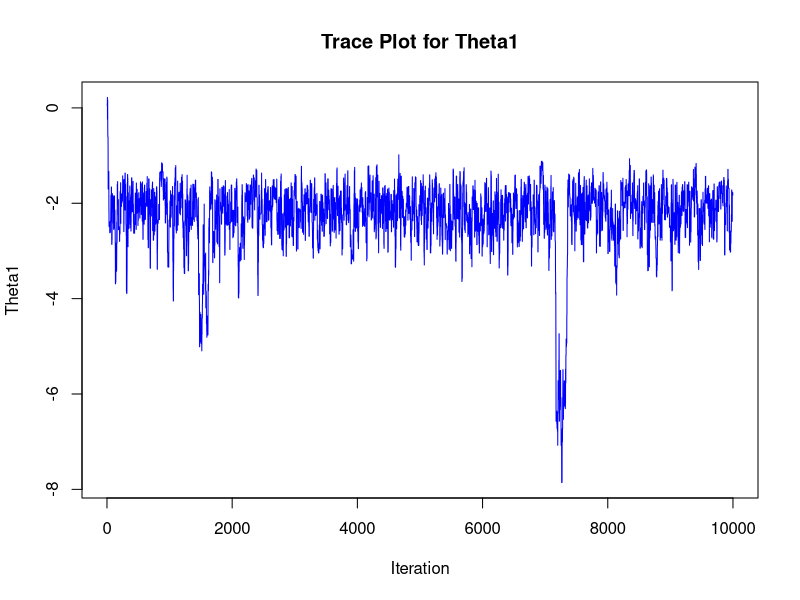
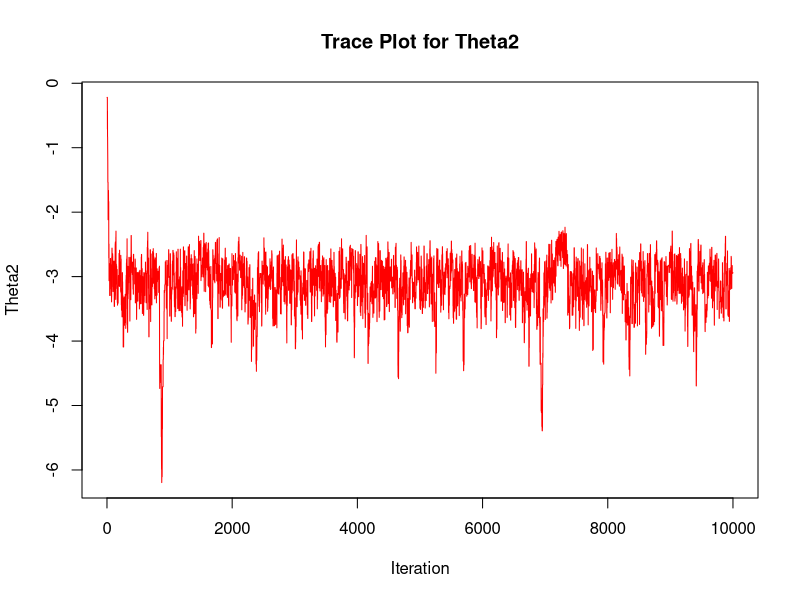
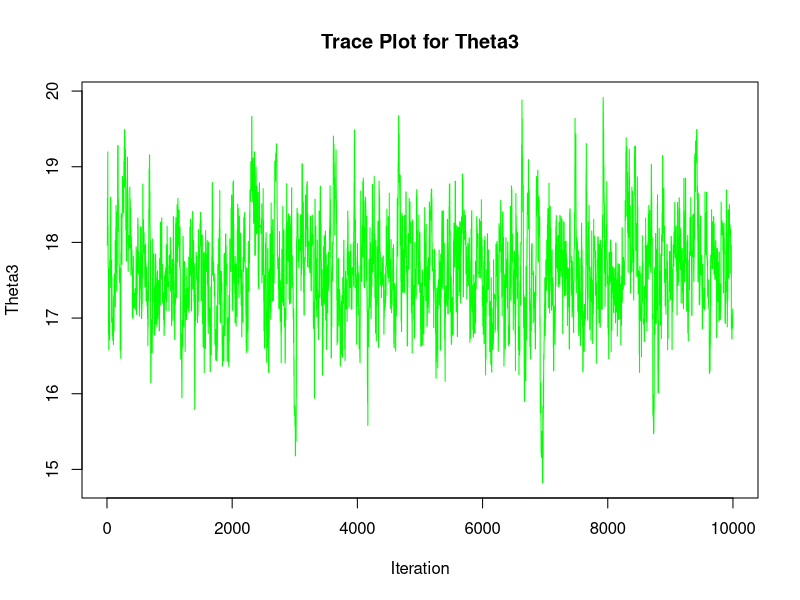

Write R code to recreate these figures, in order.

data <- read.table("./dataAssignment3.txt", header = TRUE)

#b)

log_posterior <- function(theta1, theta2, theta3, data) {
  x <- data[,1]
  y <- data[,2]
  z <- data[,3]
  
  # Compute the likelihood for each observation
  
  # due to the use of the logarithm get that 
  # log(f^z[i])) = z[i] * log(f)
  # log((1 - f)^(1 - z[i])) = (1 - z[i]) * log(1 - f)
  
  epsilon <- 1e-8  # Small constant to prevent log(0) 
  likelihoods <- sapply(1:length(x), function(i) {
    f <- (exp(exp(theta1) * x[i] + exp(theta2) * (y[i] - theta3)^2) - 1) / 
      (exp(exp(theta1) * x[i] + exp(theta2) * (y[i] - theta3)^2) + 1)
    z[i] * log(f + epsilon) + (1 - z[i]) * log(1 - f + epsilon)
  })
  
  # the product of the likelihoods of each observation log(a*b*...*N)
  # is equivalent to the sum of the log of each observation's likelihood
  # log(a) + log(b) + ... + log(N)
  return(sum(likelihoods))
}



#c)
data <- read.table("dataAssignment3.txt", header = TRUE)

# Calculate mean, standard deviation, and range for each column
mean_x <- mean(data$x)
std_dev_x <- sd(data$x)
range_x <- range(data$x)

mean_y <- mean(data$y)
std_dev_y <- sd(data$y)
range_y <- range(data$y)

mean_z <- mean(data$z)
# For binary variable z, standard deviation and range may be less informative
range_z <- range(data$z)

# Print the calculated values
print(paste("Mean of x:", mean_x, "Standard Deviation of x:", std_dev_x, "Range of x:", paste(range_x, collapse = " to ")))
print(paste("Mean of y:", mean_y, "Standard Deviation of y:", std_dev_y, "Range of y:", paste(range_y, collapse = " to ")))
print(paste("Mean of z:", mean_z, "Range of z:", paste(range_z, collapse = " to ")))


mcmc <- function(start_values, data, iterations = 10000) {
  current_theta <- start_values
  chain <- matrix(NA, nrow = iterations, ncol = 3)
  
  for (i in 1:iterations) {
    proposed_theta <- current_theta + rnorm(3, mean = 0, sd = 0.4)
    
    current_log_posterior <- log_posterior(current_theta[1], current_theta[2], current_theta[3], data)
    proposed_log_posterior <- log_posterior(proposed_theta[1], proposed_theta[2], proposed_theta[3], data)
    
    if (!is.finite(current_log_posterior) || !is.finite(proposed_log_posterior)) {
      next  # Skip iteration if log-posterior is not finite
    }
    
    #symmetric random walk
    acceptance_ratio <- exp(proposed_log_posterior - current_log_posterior)
    
    if (runif(1) < acceptance_ratio) {
      current_theta <- proposed_theta
    }
    
    chain[i, ] <- current_theta
  }
  
  return(chain)
}

# Example usage
start_values <- c(0.1, 0, 17.22) # Replace with your starting values
chain <- mcmc(start_values, data)


# Assuming 'chain' is the output from your MCMC function

# Plot for theta1
plot(chain[, 1], type = "l", col = "blue", xlab = "Iteration", ylab = "Theta1", main = "Trace Plot for Theta1")

# Plot for theta2
plot(chain[, 2], type = "l", col = "red", xlab = "Iteration", ylab = "Theta2", main = "Trace Plot for Theta2")

# Plot for theta3
plot(chain[, 3], type = "l", col = "green", xlab = "Iteration", ylab = "Theta3", main = "Trace Plot for Theta3")



# d)
# Assuming 'chain' contains your MCMC samples
theta_mean <- colMeans(chain)

# Extracting mean values of theta1, theta2, theta3
theta1_mean <- theta_mean[1]
theta2_mean <- theta_mean[2]
theta3_mean <- theta_mean[3]

# Probability function
f <- function(x, y, theta1, theta2, theta3) {
  (exp(exp(theta1) * x + exp(theta2) * (y - theta3)^2) - 1) / 
    (exp(exp(theta1) * x + exp(theta2) * (y - theta3)^2) + 1)
}

# Compute the probability for one animal
p_single_animal <- f(3, 13, theta1_mean, theta2_mean, theta3_mean)

# Compute the probability that 9 out of 10 animals will develop the disease
# binomial(9; 10, p)
p_nine_out_of_ten <- choose(10, 9) * p_single_animal^9 * (1 - p_single_animal)^1

# Print the results
print(paste("Probability for one animal:", p_single_animal))
print(paste("Probability for 9 out of 10 animals:", p_nine_out_of_ten))


